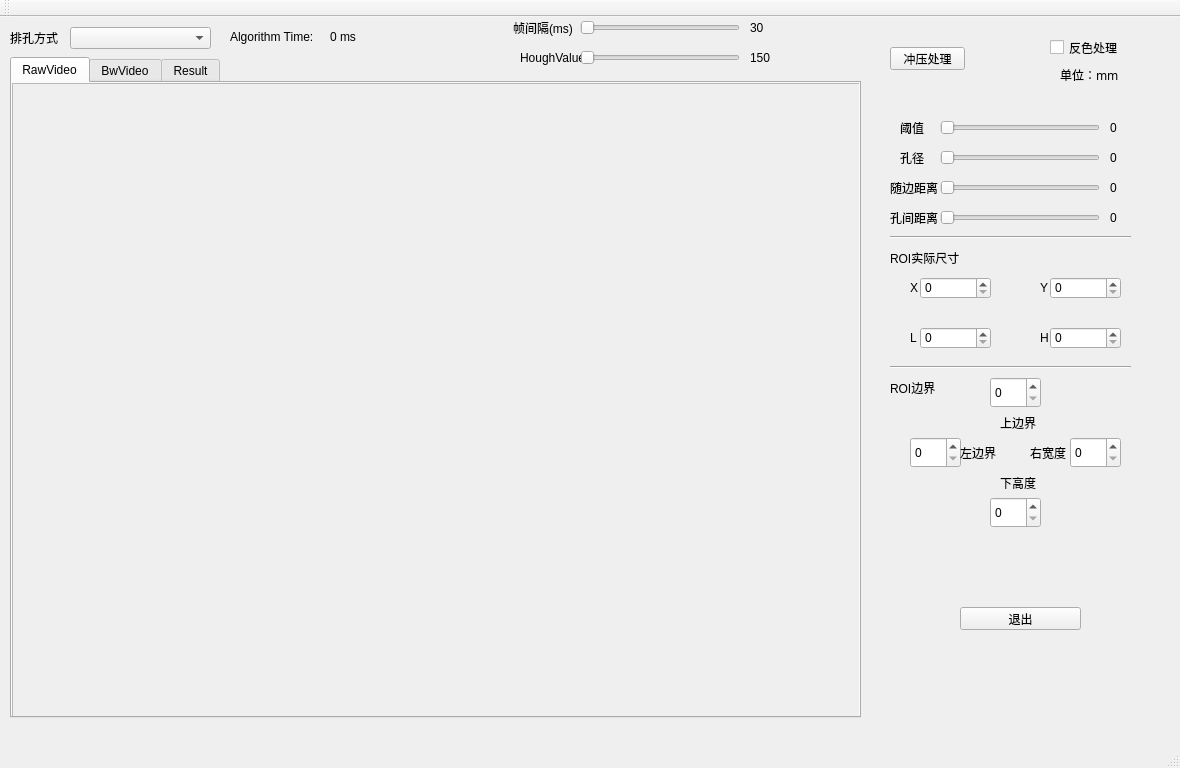
<?xml version="1.0" encoding="UTF-8"?>
<ui version="4.0">
 <class>MainWindow</class>
 <widget class="QMainWindow" name="MainWindow">
  <property name="geometry">
   <rect>
    <x>0</x>
    <y>0</y>
    <width>1180</width>
    <height>768</height>
   </rect>
  </property>
  <property name="mouseTracking">
   <bool>false</bool>
  </property>
  <property name="windowTitle">
   <string>冲压控制</string>
  </property>
  <widget class="QWidget" name="centralWidget">
   <widget class="QPushButton" name="pushButtonExit">
    <property name="geometry">
     <rect>
      <x>960</x>
      <y>590</y>
      <width>121</width>
      <height>23</height>
     </rect>
    </property>
    <property name="text">
     <string>退出</string>
    </property>
   </widget>
   <widget class="QPushButton" name="pushButtonProc">
    <property name="geometry">
     <rect>
      <x>890</x>
      <y>30</y>
      <width>75</width>
      <height>23</height>
     </rect>
    </property>
    <property name="text">
     <string>冲压处理</string>
    </property>
   </widget>
   <widget class="QLabel" name="labelThresh">
    <property name="geometry">
     <rect>
      <x>900</x>
      <y>100</y>
      <width>54</width>
      <height>21</height>
     </rect>
    </property>
    <property name="text">
     <string>阈值</string>
    </property>
   </widget>
   <widget class="QLabel" name="labelHoleR">
    <property name="geometry">
     <rect>
      <x>900</x>
      <y>130</y>
      <width>54</width>
      <height>21</height>
     </rect>
    </property>
    <property name="text">
     <string>孔径</string>
    </property>
   </widget>
   <widget class="QSlider" name="sliderThresh">
    <property name="geometry">
     <rect>
      <x>940</x>
      <y>100</y>
      <width>160</width>
      <height>22</height>
     </rect>
    </property>
    <property name="mouseTracking">
     <bool>true</bool>
    </property>
    <property name="orientation">
     <enum>Qt::Horizontal</enum>
    </property>
    <property name="tickPosition">
     <enum>QSlider::NoTicks</enum>
    </property>
   </widget>
   <widget class="QSlider" name="sliderHoleR">
    <property name="geometry">
     <rect>
      <x>940</x>
      <y>130</y>
      <width>160</width>
      <height>22</height>
     </rect>
    </property>
    <property name="orientation">
     <enum>Qt::Horizontal</enum>
    </property>
   </widget>
   <widget class="QLabel" name="labelThreshValue">
    <property name="geometry">
     <rect>
      <x>1110</x>
      <y>100</y>
      <width>54</width>
      <height>21</height>
     </rect>
    </property>
    <property name="text">
     <string>0</string>
    </property>
   </widget>
   <widget class="QLabel" name="labelHoleRValue">
    <property name="geometry">
     <rect>
      <x>1110</x>
      <y>130</y>
      <width>54</width>
      <height>21</height>
     </rect>
    </property>
    <property name="text">
     <string>0</string>
    </property>
   </widget>
   <widget class="QCheckBox" name="checkBoxInvert">
    <property name="geometry">
     <rect>
      <x>1050</x>
      <y>20</y>
      <width>71</width>
      <height>21</height>
     </rect>
    </property>
    <property name="text">
     <string>反色处理</string>
    </property>
   </widget>
   <widget class="QLabel" name="labelS2HValue">
    <property name="geometry">
     <rect>
      <x>1110</x>
      <y>160</y>
      <width>54</width>
      <height>21</height>
     </rect>
    </property>
    <property name="text">
     <string>0</string>
    </property>
   </widget>
   <widget class="QSlider" name="sliderS2H">
    <property name="geometry">
     <rect>
      <x>940</x>
      <y>160</y>
      <width>160</width>
      <height>22</height>
     </rect>
    </property>
    <property name="orientation">
     <enum>Qt::Horizontal</enum>
    </property>
   </widget>
   <widget class="QLabel" name="labelS2H">
    <property name="geometry">
     <rect>
      <x>890</x>
      <y>160</y>
      <width>54</width>
      <height>21</height>
     </rect>
    </property>
    <property name="text">
     <string>随边距离</string>
    </property>
   </widget>
   <widget class="QLabel" name="labelH2HValue">
    <property name="geometry">
     <rect>
      <x>1110</x>
      <y>190</y>
      <width>54</width>
      <height>21</height>
     </rect>
    </property>
    <property name="text">
     <string>0</string>
    </property>
   </widget>
   <widget class="QSlider" name="sliderH2H">
    <property name="geometry">
     <rect>
      <x>940</x>
      <y>190</y>
      <width>160</width>
      <height>22</height>
     </rect>
    </property>
    <property name="orientation">
     <enum>Qt::Horizontal</enum>
    </property>
   </widget>
   <widget class="QLabel" name="labelH2H">
    <property name="geometry">
     <rect>
      <x>890</x>
      <y>190</y>
      <width>54</width>
      <height>21</height>
     </rect>
    </property>
    <property name="text">
     <string>孔间距离</string>
    </property>
   </widget>
   <widget class="QSpinBox" name="spinBoxX">
    <property name="geometry">
     <rect>
      <x>920</x>
      <y>260</y>
      <width>71</width>
      <height>22</height>
     </rect>
    </property>
   </widget>
   <widget class="QSpinBox" name="spinBoxY">
    <property name="geometry">
     <rect>
      <x>1050</x>
      <y>260</y>
      <width>71</width>
      <height>22</height>
     </rect>
    </property>
   </widget>
   <widget class="QSpinBox" name="spinBoxL">
    <property name="geometry">
     <rect>
      <x>920</x>
      <y>310</y>
      <width>71</width>
      <height>22</height>
     </rect>
    </property>
   </widget>
   <widget class="QSpinBox" name="spinBoxH">
    <property name="geometry">
     <rect>
      <x>1050</x>
      <y>310</y>
      <width>71</width>
      <height>22</height>
     </rect>
    </property>
   </widget>
   <widget class="QLabel" name="labelX">
    <property name="geometry">
     <rect>
      <x>910</x>
      <y>260</y>
      <width>16</width>
      <height>21</height>
     </rect>
    </property>
    <property name="text">
     <string>X</string>
    </property>
   </widget>
   <widget class="QLabel" name="labelY">
    <property name="geometry">
     <rect>
      <x>1040</x>
      <y>260</y>
      <width>16</width>
      <height>21</height>
     </rect>
    </property>
    <property name="text">
     <string>Y</string>
    </property>
   </widget>
   <widget class="QLabel" name="labelL">
    <property name="geometry">
     <rect>
      <x>910</x>
      <y>310</y>
      <width>16</width>
      <height>21</height>
     </rect>
    </property>
    <property name="text">
     <string>L</string>
    </property>
   </widget>
   <widget class="QLabel" name="labelH">
    <property name="geometry">
     <rect>
      <x>1040</x>
      <y>310</y>
      <width>16</width>
      <height>21</height>
     </rect>
    </property>
    <property name="text">
     <string>H</string>
    </property>
   </widget>
   <widget class="QLabel" name="labelUnit">
    <property name="geometry">
     <rect>
      <x>1060</x>
      <y>50</y>
      <width>71</width>
      <height>16</height>
     </rect>
    </property>
    <property name="font">
     <font>
      <family>Adobe Arabic</family>
      <weight>50</weight>
      <bold>false</bold>
     </font>
    </property>
    <property name="text">
     <string>单位：mm</string>
    </property>
   </widget>
   <widget class="QTabWidget" name="tabWidget">
    <property name="geometry">
     <rect>
      <x>10</x>
      <y>40</y>
      <width>851</width>
      <height>661</height>
     </rect>
    </property>
    <property name="currentIndex">
     <number>0</number>
    </property>
    <widget class="QWidget" name="tabRawVideo">
     <attribute name="title">
      <string>RawVideo</string>
     </attribute>
     <widget class="QScrollArea" name="scrollArea">
      <property name="geometry">
       <rect>
        <x>0</x>
        <y>0</y>
        <width>851</width>
        <height>641</height>
       </rect>
      </property>
      <property name="widgetResizable">
       <bool>true</bool>
      </property>
      <widget class="QWidget" name="scrollAreaWidgetContents">
       <property name="geometry">
        <rect>
         <x>0</x>
         <y>0</y>
         <width>849</width>
         <height>639</height>
        </rect>
       </property>
      </widget>
     </widget>
    </widget>
    <widget class="QWidget" name="tabBwVideo">
     <attribute name="title">
      <string>BwVideo</string>
     </attribute>
     <widget class="QScrollArea" name="scrollAreaBw">
      <property name="geometry">
       <rect>
        <x>-10</x>
        <y>0</y>
        <width>861</width>
        <height>641</height>
       </rect>
      </property>
      <property name="widgetResizable">
       <bool>true</bool>
      </property>
      <widget class="QWidget" name="scrollAreaWidgetContents_2">
       <property name="geometry">
        <rect>
         <x>0</x>
         <y>0</y>
         <width>859</width>
         <height>639</height>
        </rect>
       </property>
       <widget class="QScrollArea" name="scrollArea_3">
        <property name="geometry">
         <rect>
          <x>10</x>
          <y>0</y>
          <width>851</width>
          <height>641</height>
         </rect>
        </property>
        <property name="widgetResizable">
         <bool>true</bool>
        </property>
        <widget class="QWidget" name="scrollAreaWidgetContents_3">
         <property name="geometry">
          <rect>
           <x>0</x>
           <y>0</y>
           <width>849</width>
           <height>639</height>
          </rect>
         </property>
        </widget>
       </widget>
      </widget>
     </widget>
    </widget>
    <widget class="QWidget" name="tabResult">
     <attribute name="title">
      <string>Result</string>
     </attribute>
     <widget class="QScrollArea" name="scrollAreaResult">
      <property name="geometry">
       <rect>
        <x>0</x>
        <y>0</y>
        <width>651</width>
        <height>641</height>
       </rect>
      </property>
      <property name="widgetResizable">
       <bool>true</bool>
      </property>
      <widget class="QWidget" name="scrollAreaWidgetContents_4">
       <property name="geometry">
        <rect>
         <x>0</x>
         <y>0</y>
         <width>649</width>
         <height>639</height>
        </rect>
       </property>
      </widget>
     </widget>
     <widget class="QTableWidget" name="tableResult">
      <property name="geometry">
       <rect>
        <x>650</x>
        <y>0</y>
        <width>201</width>
        <height>641</height>
       </rect>
      </property>
      <column>
       <property name="text">
        <string>X</string>
       </property>
      </column>
      <column>
       <property name="text">
        <string>Y</string>
       </property>
      </column>
     </widget>
    </widget>
   </widget>
   <widget class="QLabel" name="labelROIReal">
    <property name="geometry">
     <rect>
      <x>890</x>
      <y>230</y>
      <width>81</width>
      <height>21</height>
     </rect>
    </property>
    <property name="text">
     <string>ROI实际尺寸</string>
    </property>
   </widget>
   <widget class="QSpinBox" name="spinBoxTop">
    <property name="geometry">
     <rect>
      <x>990</x>
      <y>360</y>
      <width>51</width>
      <height>31</height>
     </rect>
    </property>
    <property name="maximum">
     <number>3000</number>
    </property>
   </widget>
   <widget class="QSpinBox" name="spinBoxButton">
    <property name="geometry">
     <rect>
      <x>990</x>
      <y>480</y>
      <width>51</width>
      <height>31</height>
     </rect>
    </property>
    <property name="maximum">
     <number>3000</number>
    </property>
   </widget>
   <widget class="QSpinBox" name="spinBoxLeft">
    <property name="geometry">
     <rect>
      <x>910</x>
      <y>420</y>
      <width>51</width>
      <height>31</height>
     </rect>
    </property>
    <property name="maximum">
     <number>3000</number>
    </property>
   </widget>
   <widget class="QSpinBox" name="spinBoxRight">
    <property name="geometry">
     <rect>
      <x>1070</x>
      <y>420</y>
      <width>51</width>
      <height>31</height>
     </rect>
    </property>
    <property name="maximum">
     <number>3000</number>
    </property>
   </widget>
   <widget class="QLabel" name="labelROIEdge">
    <property name="geometry">
     <rect>
      <x>890</x>
      <y>360</y>
      <width>81</width>
      <height>21</height>
     </rect>
    </property>
    <property name="text">
     <string>ROI边界</string>
    </property>
   </widget>
   <widget class="Line" name="line">
    <property name="geometry">
     <rect>
      <x>890</x>
      <y>340</y>
      <width>241</width>
      <height>20</height>
     </rect>
    </property>
    <property name="orientation">
     <enum>Qt::Horizontal</enum>
    </property>
   </widget>
   <widget class="Line" name="line_2">
    <property name="geometry">
     <rect>
      <x>890</x>
      <y>210</y>
      <width>241</width>
      <height>20</height>
     </rect>
    </property>
    <property name="orientation">
     <enum>Qt::Horizontal</enum>
    </property>
   </widget>
   <widget class="QLabel" name="label">
    <property name="geometry">
     <rect>
      <x>1000</x>
      <y>390</y>
      <width>41</width>
      <height>31</height>
     </rect>
    </property>
    <property name="text">
     <string>上边界</string>
    </property>
   </widget>
   <widget class="QLabel" name="label_2">
    <property name="geometry">
     <rect>
      <x>1000</x>
      <y>450</y>
      <width>51</width>
      <height>31</height>
     </rect>
    </property>
    <property name="text">
     <string>下高度</string>
    </property>
   </widget>
   <widget class="QLabel" name="label_3">
    <property name="geometry">
     <rect>
      <x>960</x>
      <y>420</y>
      <width>41</width>
      <height>31</height>
     </rect>
    </property>
    <property name="text">
     <string>左边界</string>
    </property>
   </widget>
   <widget class="QLabel" name="label_4">
    <property name="geometry">
     <rect>
      <x>1030</x>
      <y>420</y>
      <width>41</width>
      <height>31</height>
     </rect>
    </property>
    <property name="text">
     <string>右宽度</string>
    </property>
   </widget>
   <widget class="QSlider" name="sliderFrameRate">
    <property name="geometry">
     <rect>
      <x>580</x>
      <y>0</y>
      <width>160</width>
      <height>22</height>
     </rect>
    </property>
    <property name="orientation">
     <enum>Qt::Horizontal</enum>
    </property>
   </widget>
   <widget class="QLabel" name="labelFrameRate">
    <property name="geometry">
     <rect>
      <x>513</x>
      <y>0</y>
      <width>81</width>
      <height>21</height>
     </rect>
    </property>
    <property name="text">
     <string>帧间隔(ms)</string>
    </property>
   </widget>
   <widget class="QLabel" name="labelFrameRateValue">
    <property name="geometry">
     <rect>
      <x>750</x>
      <y>0</y>
      <width>21</width>
      <height>21</height>
     </rect>
    </property>
    <property name="text">
     <string>30</string>
    </property>
   </widget>
   <widget class="QLabel" name="labelHough">
    <property name="geometry">
     <rect>
      <x>520</x>
      <y>30</y>
      <width>81</width>
      <height>21</height>
     </rect>
    </property>
    <property name="text">
     <string>HoughValue</string>
    </property>
   </widget>
   <widget class="QSlider" name="sliderHoughValue">
    <property name="geometry">
     <rect>
      <x>580</x>
      <y>30</y>
      <width>160</width>
      <height>22</height>
     </rect>
    </property>
    <property name="minimum">
     <number>100</number>
    </property>
    <property name="maximum">
     <number>180</number>
    </property>
    <property name="orientation">
     <enum>Qt::Horizontal</enum>
    </property>
   </widget>
   <widget class="QLabel" name="labelHoughValue">
    <property name="geometry">
     <rect>
      <x>750</x>
      <y>30</y>
      <width>21</width>
      <height>21</height>
     </rect>
    </property>
    <property name="text">
     <string>150</string>
    </property>
   </widget>
   <widget class="QComboBox" name="comboBoxAlgoChoose">
    <property name="geometry">
     <rect>
      <x>70</x>
      <y>10</y>
      <width>141</width>
      <height>22</height>
     </rect>
    </property>
   </widget>
   <widget class="QLabel" name="labelAlgoTime">
    <property name="geometry">
     <rect>
      <x>230</x>
      <y>10</y>
      <width>91</width>
      <height>20</height>
     </rect>
    </property>
    <property name="text">
     <string>Algorithm Time: </string>
    </property>
   </widget>
   <widget class="QLabel" name="labelAlgoTimeValue">
    <property name="geometry">
     <rect>
      <x>330</x>
      <y>10</y>
      <width>81</width>
      <height>20</height>
     </rect>
    </property>
    <property name="text">
     <string>0 ms</string>
    </property>
   </widget>
   <widget class="QLabel" name="label_Algotype">
    <property name="geometry">
     <rect>
      <x>10</x>
      <y>10</y>
      <width>54</width>
      <height>21</height>
     </rect>
    </property>
    <property name="text">
     <string>排孔方式</string>
    </property>
   </widget>
   <zorder>tabWidget</zorder>
   <zorder>pushButtonExit</zorder>
   <zorder>pushButtonProc</zorder>
   <zorder>labelThresh</zorder>
   <zorder>labelHoleR</zorder>
   <zorder>sliderThresh</zorder>
   <zorder>sliderHoleR</zorder>
   <zorder>labelThreshValue</zorder>
   <zorder>labelHoleRValue</zorder>
   <zorder>checkBoxInvert</zorder>
   <zorder>labelS2HValue</zorder>
   <zorder>sliderS2H</zorder>
   <zorder>labelS2H</zorder>
   <zorder>labelH2HValue</zorder>
   <zorder>sliderH2H</zorder>
   <zorder>labelH2H</zorder>
   <zorder>spinBoxX</zorder>
   <zorder>spinBoxY</zorder>
   <zorder>spinBoxL</zorder>
   <zorder>spinBoxH</zorder>
   <zorder>labelX</zorder>
   <zorder>labelY</zorder>
   <zorder>labelL</zorder>
   <zorder>labelH</zorder>
   <zorder>labelUnit</zorder>
   <zorder>labelROIReal</zorder>
   <zorder>spinBoxTop</zorder>
   <zorder>spinBoxButton</zorder>
   <zorder>spinBoxLeft</zorder>
   <zorder>spinBoxRight</zorder>
   <zorder>labelROIEdge</zorder>
   <zorder>line</zorder>
   <zorder>line_2</zorder>
   <zorder>label</zorder>
   <zorder>label_2</zorder>
   <zorder>label_3</zorder>
   <zorder>label_4</zorder>
   <zorder>sliderFrameRate</zorder>
   <zorder>labelFrameRate</zorder>
   <zorder>labelFrameRateValue</zorder>
   <zorder>labelHough</zorder>
   <zorder>sliderHoughValue</zorder>
   <zorder>labelHoughValue</zorder>
   <zorder>comboBoxAlgoChoose</zorder>
   <zorder>labelAlgoTime</zorder>
   <zorder>labelAlgoTimeValue</zorder>
   <zorder>label_Algotype</zorder>
  </widget>
  <widget class="QMenuBar" name="menuBar">
   <property name="geometry">
    <rect>
     <x>0</x>
     <y>0</y>
     <width>1180</width>
     <height>23</height>
    </rect>
   </property>
  </widget>
  <widget class="QToolBar" name="mainToolBar">
   <attribute name="toolBarArea">
    <enum>TopToolBarArea</enum>
   </attribute>
   <attribute name="toolBarBreak">
    <bool>false</bool>
   </attribute>
  </widget>
  <widget class="QStatusBar" name="statusBar"/>
 </widget>
 <layoutdefault spacing="6" margin="11"/>
 <resources/>
 <connections/>
</ui>
